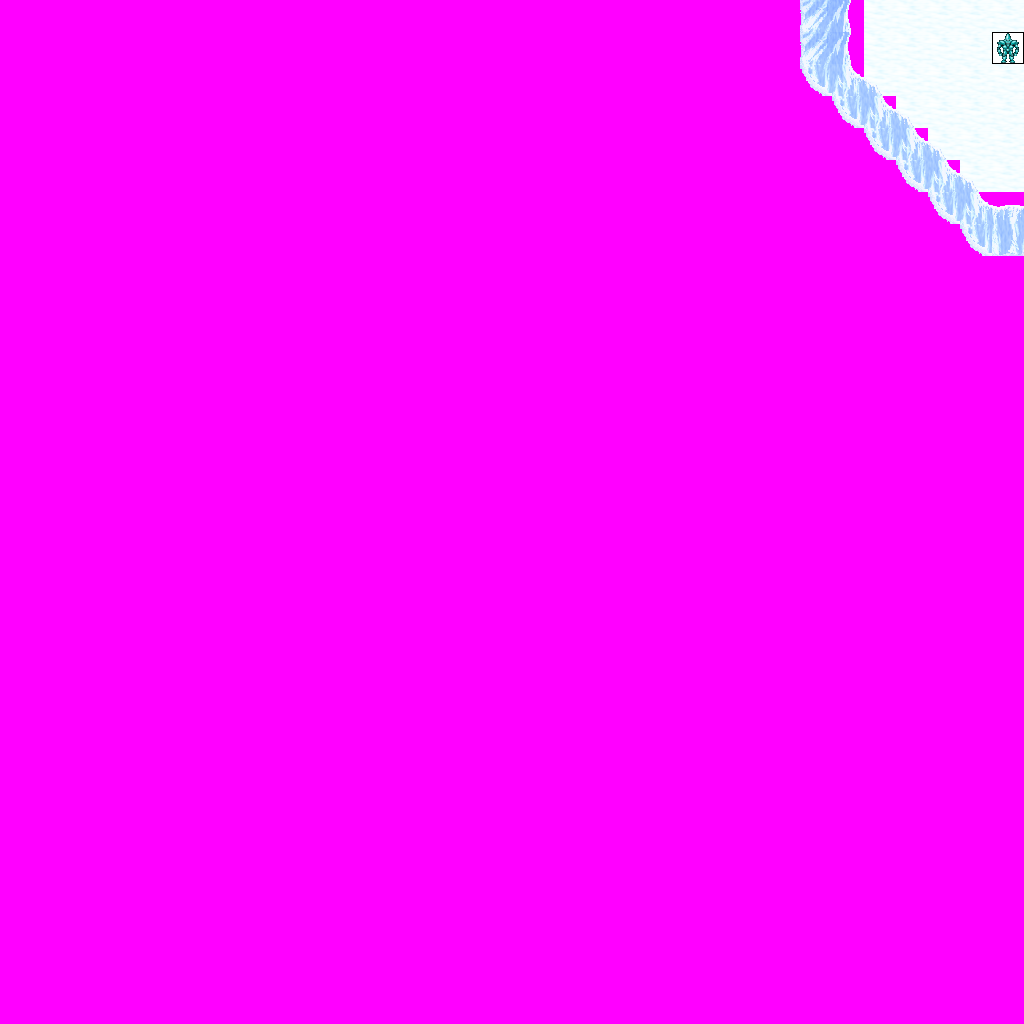

A level layout from a 2D game, rendered from its tile map. Below: a short description, then the map file with tile-grid data replaced by summaries:
An orthogonal 32x32 tile map with 32x32 px tiles, 6 tile layers (Ground, Objects, Above, Walkable, ...), 5 tilesets and 4 objects (2x newmap, from_west_0, from_south_0).

<map version="1.0" orientation="orthogonal" width="32" height="32" tilewidth="32" tileheight="32">
 <tileset firstgid="1" name="ground_ice_ice" tilewidth="32" tileheight="32">
  <image source="../drawable/ground_ice_ice.png" width="96" height="32" />
 </tileset>
 <tileset firstgid="4" name="ground_ridge_ice" tilewidth="32" tileheight="32">
  <image source="../drawable/ground_ridge_ice.png" width="224" height="192" />
 </tileset>
 <tileset firstgid="46" name="logic_creature_golem" tilewidth="32" tileheight="32">
  <image source="../drawable/logic_creature_golem.png" width="128" height="32" />
 </tileset>
 <tileset firstgid="50" name="building_wall_int_sandstone" tilewidth="32" tileheight="32">
  <image source="../drawable/building_wall_int_sandstone.png" width="96" height="160" />
 </tileset>
 <tileset firstgid="65" name="walkable_sentinel" tilewidth="32" tileheight="32">
  <image source="../drawable/walkable_sentinel.png" width="32" height="32" />
 </tileset>
 <layer name="Ground" width="32" height="32">
  <data>[1024 cells, 1024 non-empty, 3 distinct tile ids]</data>
 </layer>
 <layer name="Objects" width="32" height="32">
  <data>[1024 cells, 0 non-empty, 0 distinct tile ids]</data>
 </layer>
 <layer name="Above" width="32" height="32">
  <data>[1024 cells, 0 non-empty, 0 distinct tile ids]</data>
 </layer>
 <layer name="Walkable" width="32" height="32">
  <data>[1024 cells, 1000 non-empty, 1 distinct tile ids]</data>
 </layer>
 <layer name="Objects_stendhal" width="32" height="32">
  <data>[1024 cells, 21 non-empty, 7 distinct tile ids]</data>
 </layer>
 <layer name="Objects_stendhal2" width="32" height="32">
  <data>[1024 cells, 1 non-empty, 1 distinct tile ids]</data>
 </layer>
 <objectgroup name="Mapevents" width="32" height="32">
  <object name="exit_east_0" type="newmap" x="992" y="0" width="32" height="192">
   <properties>
    <property name="map" value="level_1_semos_yeticave_x3_y3" />
    <property name="place" value="from_east_0" />
   </properties>
  </object>
  <object name="exit_north_0" type="newmap" x="864" y="0" width="160" height="32">
   <properties>
    <property name="map" value="level_1_semos_yeticave_x2_y2" />
    <property name="place" value="from_north_0" />
   </properties>
  </object>
 </objectgroup>
 <objectgroup name="Spawn" width="32" height="32">
  <object name="from_west_0" x="992" y="96" width="32" height="32" />
  <object name="from_south_0" x="928" y="0" width="32" height="32" />
 </objectgroup>
 <objectgroup name="Keys" width="32" height="32" />
 <objectgroup name="Replace" width="32" height="32" />
</map>
